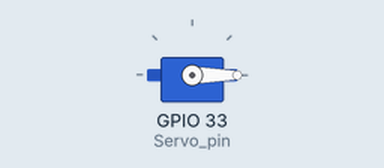
This program was run on a simulated ESP32. On the bench: servo. What the program prints to the serial monitor is not drawn.

Above: at 0.05 s.
Timing chart, 0 to 39.0 s (numbered marks = the images above):
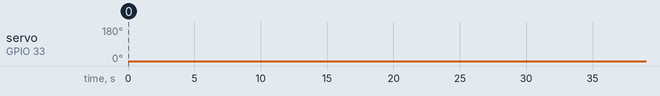

The program:

main.cpp
```cpp
#include <ESP32Servo.h>

Servo myServo;
#define Servo_pin 33
void setup()
{
  Serial.begin(115200);
  myServo.attach(Servo_pin);
}

void loop()
{
  int currentAngle = myServo.read();
  for (int i = 0; i < 180; i++)
  {
    myServo.write(i);
    delayMicroseconds(50);
  }
  for (int i = 180; i >= 0; i--)
  {
    myServo.write(i);
    delayMicroseconds(50);
  }
  Serial.print(currentAngle);
  delay(30000);
}
```

Measured:
- by itself, servo on GPIO 33 (Servo_pin): alternates 1° for 0.02 s and 0° for 30.0 s
